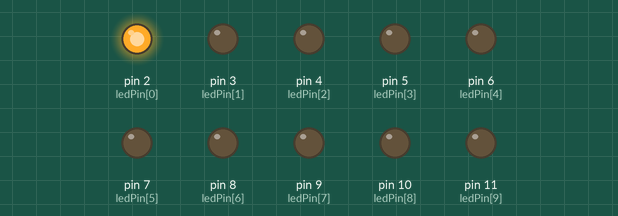
Bench run of a sketch on a simulated Arduino Uno, built with avr-gcc and run on an emulated ATmega328P. Parts: output pins drawn as LEDs (lit = HIGH).

Above: at 0.2 s.
At 1.7 s:
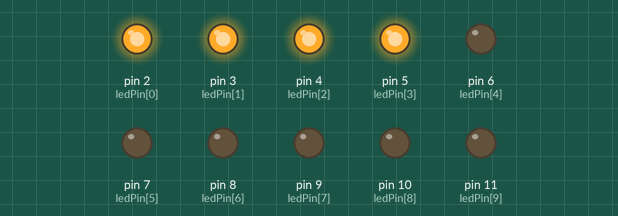
At 3.2 s:
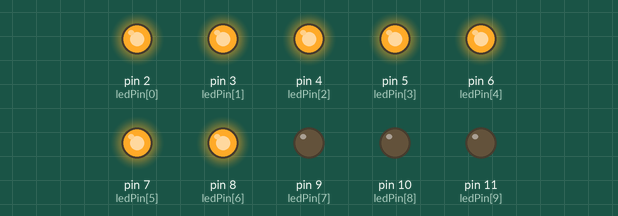
At 6.2 s:
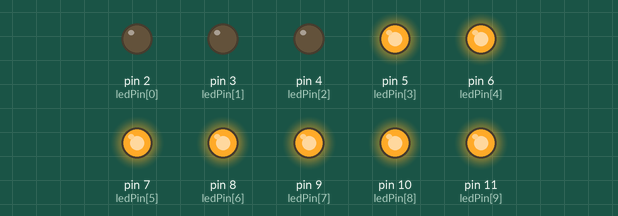
At 9.2 s:
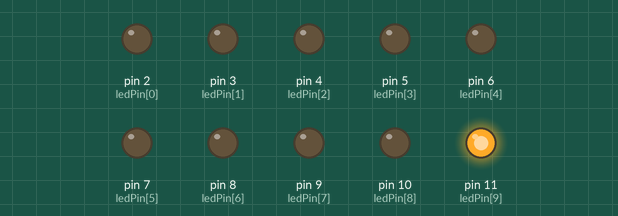
At 12.2 s:
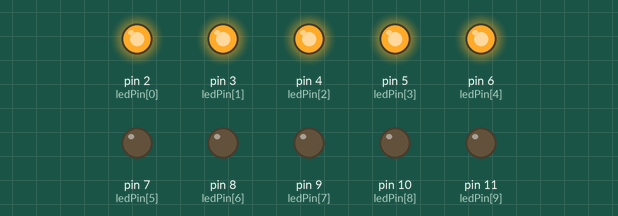
Timing chart, 0 to 13.0 s (numbered marks = the images above):
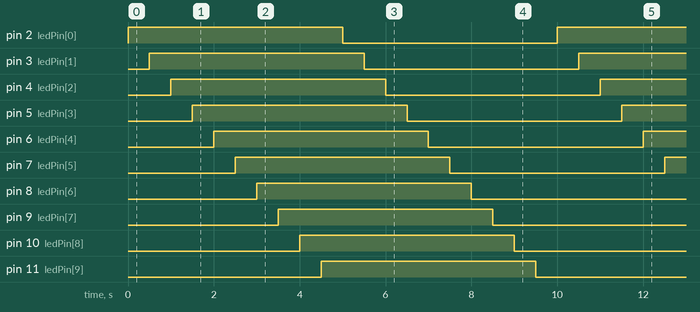

The sketch:

bai3trang74.ino
```cpp
byte ledPin[] = {2,3,4,5,6,7,8,9,10,11}; // Mảng lưu vị trí các chân Digital mà các đèn LED sử dụng theo thứ tự từ 2->5.
byte pinCount; // Khai báo biến pinCount dùng cho việc lưu tổng số chân LED
void setup() {
  pinCount = sizeof(ledPin);
  for (int i=0;i<pinCount;i++) {
    pinMode(ledPin[i],OUTPUT);  //Các chân LED là OUTPUT
    digitalWrite(ledPin[i],LOW); //Mặc định các đèn LED sẽ tắt
  }
}
void loop() {
  //Bật tuần tự các đèn led
  for (int i=0; i < pinCount; i++) {
    digitalWrite(ledPin[i],HIGH); //Bật đèn
    delay(500); // Dừng để các đèn LED sáng dần
  }
  //Tắt tuần tự các đèn led
  for (int i = 0;i < pinCount; i += 1) {
    digitalWrite(ledPin[i],LOW); // Tắt đèn
    delay(500); // Dừng để các đèn LED tắt dần
  }
}
```

Measured:
- by itself, pin 2 (ledPin[0]), pin 3 (ledPin[1]), pin 4 (ledPin[2]), pin 5 (ledPin[3]), pin 6 (ledPin[4]), pin 7 (ledPin[5]), pin 8 (ledPin[6]), pin 9 (ledPin[7]), pin 10 (ledPin[8]), pin 11 (ledPin[9]): alternates HIGH for 5.0 s and LOW for 5.0 s
- by itself, everything shown: repeats every 10.0 s, in 20 steps
